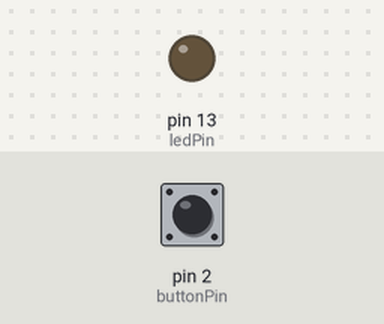
The sketch below on a simulated Arduino Uno, built with avr-gcc and run on an emulated ATmega328P. Parts: output pins drawn as LEDs (lit = HIGH). The test bench sets the inputs (shaded band); at power-on: pin 2 (buttonPin) HIGH. What the sketch prints to the serial monitor is not drawn.

Above: at 1.2 s.
1.3 s: pin 2 (buttonPin) pulled LOW for 0.15 s
At 1.38 s:
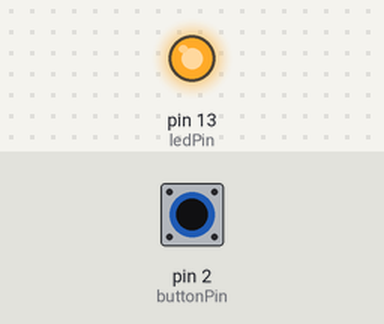
2.9 s: pin 2 (buttonPin) pulled LOW for 3.2 s
At 6.8 s:
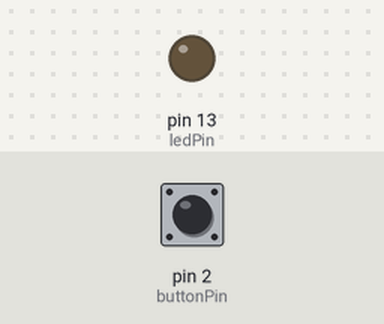
Timing chart, 0 to 8.3 s (numbered marks = the images above; inputs shaded):
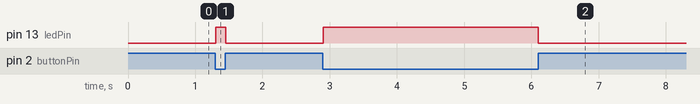

The sketch:

button_press.ino
```cpp
const int ledPin = 13;
const int buttonPin = 2;

void setup() {

  Serial.begin(9600);

  // put your setup code here, to run once:
  pinMode(ledPin, OUTPUT);
  pinMode(buttonPin, INPUT_PULLUP);

}

void loop() {
  // put your main code here, to run repeatedly:

  int buttonReading = digitalRead(buttonPin);
  Serial.println(buttonReading);
  digitalWrite(ledPin, !buttonReading);

}
```

Measured:
- after the input at 1.3 s, pin 13 (ledPin): LOW → HIGH at once, → LOW 0.15 s later
- after the input at 2.9 s, pin 13 (ledPin): LOW → HIGH at once, → LOW 3.2 s later
